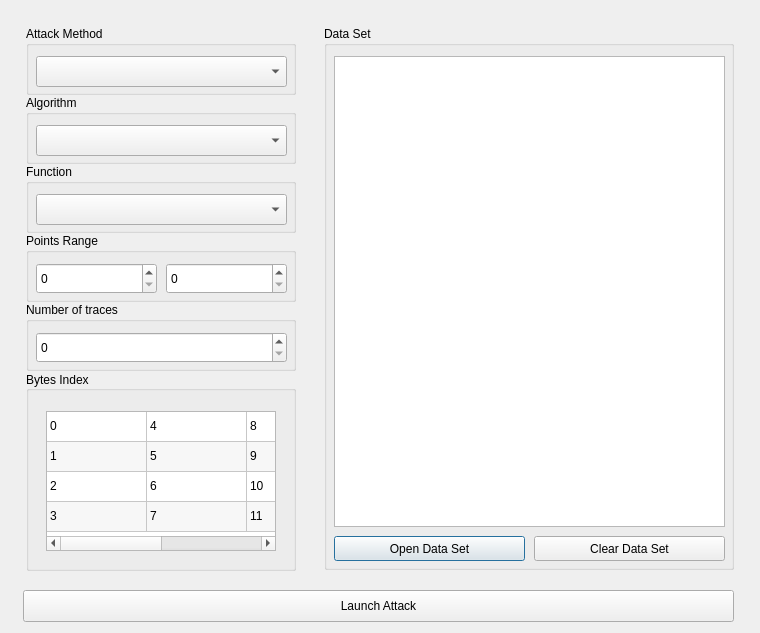
<?xml version="1.0" encoding="UTF-8"?>
<ui version="4.0">
 <class>Attackwindow</class>
 <widget class="QDialog" name="Attackwindow">
  <property name="geometry">
   <rect>
    <x>0</x>
    <y>0</y>
    <width>760</width>
    <height>633</height>
   </rect>
  </property>
  <property name="sizePolicy">
   <sizepolicy hsizetype="Preferred" vsizetype="Fixed">
    <horstretch>0</horstretch>
    <verstretch>69</verstretch>
   </sizepolicy>
  </property>
  <property name="windowTitle">
   <string>Side Channel Attack</string>
  </property>
  <widget class="QWidget" name="left_gbox" native="true">
   <property name="geometry">
    <rect>
     <x>13</x>
     <y>13</y>
     <width>290</width>
     <height>570</height>
    </rect>
   </property>
   <property name="sizePolicy">
    <sizepolicy hsizetype="Fixed" vsizetype="Fixed">
     <horstretch>0</horstretch>
     <verstretch>0</verstretch>
    </sizepolicy>
   </property>
   <property name="minimumSize">
    <size>
     <width>270</width>
     <height>0</height>
    </size>
   </property>
   <property name="maximumSize">
    <size>
     <width>300</width>
     <height>570</height>
    </size>
   </property>
   <widget class="QGroupBox" name="groupBox_4">
    <property name="geometry">
     <rect>
      <x>13</x>
      <y>13</y>
      <width>270</width>
      <height>69</height>
     </rect>
    </property>
    <property name="sizePolicy">
     <sizepolicy hsizetype="Fixed" vsizetype="Fixed">
      <horstretch>0</horstretch>
      <verstretch>0</verstretch>
     </sizepolicy>
    </property>
    <property name="minimumSize">
     <size>
      <width>270</width>
      <height>69</height>
     </size>
    </property>
    <property name="title">
     <string>Attack Method</string>
    </property>
    <widget class="QComboBox" name="methodBox">
     <property name="geometry">
      <rect>
       <x>10</x>
       <y>30</y>
       <width>251</width>
       <height>31</height>
      </rect>
     </property>
     <property name="sizePolicy">
      <sizepolicy hsizetype="Expanding" vsizetype="Expanding">
       <horstretch>0</horstretch>
       <verstretch>0</verstretch>
      </sizepolicy>
     </property>
     <property name="currentText">
      <string/>
     </property>
     <property name="currentIndex">
      <number>-1</number>
     </property>
     <item>
      <property name="text">
       <string>CPA</string>
      </property>
     </item>
    </widget>
   </widget>
   <widget class="QGroupBox" name="groupBox_5">
    <property name="geometry">
     <rect>
      <x>13</x>
      <y>82</y>
      <width>270</width>
      <height>69</height>
     </rect>
    </property>
    <property name="sizePolicy">
     <sizepolicy hsizetype="Fixed" vsizetype="Fixed">
      <horstretch>0</horstretch>
      <verstretch>0</verstretch>
     </sizepolicy>
    </property>
    <property name="minimumSize">
     <size>
      <width>270</width>
      <height>69</height>
     </size>
    </property>
    <property name="title">
     <string>Algorithm</string>
    </property>
    <widget class="QComboBox" name="algoBox">
     <property name="geometry">
      <rect>
       <x>10</x>
       <y>30</y>
       <width>251</width>
       <height>31</height>
      </rect>
     </property>
     <property name="currentText">
      <string/>
     </property>
     <property name="currentIndex">
      <number>-1</number>
     </property>
     <item>
      <property name="text">
       <string>AES</string>
      </property>
     </item>
    </widget>
   </widget>
   <widget class="QGroupBox" name="groupBox_6">
    <property name="geometry">
     <rect>
      <x>13</x>
      <y>151</y>
      <width>270</width>
      <height>69</height>
     </rect>
    </property>
    <property name="sizePolicy">
     <sizepolicy hsizetype="Fixed" vsizetype="Fixed">
      <horstretch>0</horstretch>
      <verstretch>0</verstretch>
     </sizepolicy>
    </property>
    <property name="minimumSize">
     <size>
      <width>270</width>
      <height>69</height>
     </size>
    </property>
    <property name="title">
     <string>Function</string>
    </property>
    <widget class="QComboBox" name="functionBox">
     <property name="geometry">
      <rect>
       <x>10</x>
       <y>30</y>
       <width>251</width>
       <height>31</height>
      </rect>
     </property>
     <property name="currentIndex">
      <number>-1</number>
     </property>
     <item>
      <property name="text">
       <string>1st SBOX output</string>
      </property>
     </item>
    </widget>
   </widget>
   <widget class="QGroupBox" name="groupBox_8">
    <property name="geometry">
     <rect>
      <x>13</x>
      <y>220</y>
      <width>270</width>
      <height>69</height>
     </rect>
    </property>
    <property name="sizePolicy">
     <sizepolicy hsizetype="Fixed" vsizetype="Fixed">
      <horstretch>0</horstretch>
      <verstretch>0</verstretch>
     </sizepolicy>
    </property>
    <property name="minimumSize">
     <size>
      <width>270</width>
      <height>69</height>
     </size>
    </property>
    <property name="title">
     <string>Points Range</string>
    </property>
    <widget class="QSpinBox" name="spinpts_start">
     <property name="geometry">
      <rect>
       <x>10</x>
       <y>30</y>
       <width>121</width>
       <height>31</height>
      </rect>
     </property>
    </widget>
    <widget class="QSpinBox" name="spinpts_end">
     <property name="geometry">
      <rect>
       <x>140</x>
       <y>30</y>
       <width>121</width>
       <height>31</height>
      </rect>
     </property>
    </widget>
   </widget>
   <widget class="QGroupBox" name="groupBox_7">
    <property name="geometry">
     <rect>
      <x>13</x>
      <y>289</y>
      <width>270</width>
      <height>69</height>
     </rect>
    </property>
    <property name="sizePolicy">
     <sizepolicy hsizetype="Fixed" vsizetype="Fixed">
      <horstretch>0</horstretch>
      <verstretch>0</verstretch>
     </sizepolicy>
    </property>
    <property name="minimumSize">
     <size>
      <width>270</width>
      <height>69</height>
     </size>
    </property>
    <property name="title">
     <string>Number of traces</string>
    </property>
    <widget class="QSpinBox" name="spinnb_traces">
     <property name="geometry">
      <rect>
       <x>10</x>
       <y>30</y>
       <width>251</width>
       <height>31</height>
      </rect>
     </property>
    </widget>
   </widget>
   <widget class="QGroupBox" name="groupBox">
    <property name="geometry">
     <rect>
      <x>13</x>
      <y>358</y>
      <width>270</width>
      <height>200</height>
     </rect>
    </property>
    <property name="sizePolicy">
     <sizepolicy hsizetype="Fixed" vsizetype="Fixed">
      <horstretch>0</horstretch>
      <verstretch>0</verstretch>
     </sizepolicy>
    </property>
    <property name="minimumSize">
     <size>
      <width>270</width>
      <height>200</height>
     </size>
    </property>
    <property name="layoutDirection">
     <enum>Qt::LeftToRight</enum>
    </property>
    <property name="title">
     <string>Bytes Index</string>
    </property>
    <property name="alignment">
     <set>Qt::AlignLeading|Qt::AlignLeft|Qt::AlignVCenter</set>
    </property>
    <widget class="QTableWidget" name="byteIdxTable">
     <property name="enabled">
      <bool>true</bool>
     </property>
     <property name="geometry">
      <rect>
       <x>20</x>
       <y>40</y>
       <width>230</width>
       <height>140</height>
      </rect>
     </property>
     <property name="sizePolicy">
      <sizepolicy hsizetype="Expanding" vsizetype="Expanding">
       <horstretch>0</horstretch>
       <verstretch>0</verstretch>
      </sizepolicy>
     </property>
     <property name="mouseTracking">
      <bool>true</bool>
     </property>
     <property name="alternatingRowColors">
      <bool>true</bool>
     </property>
     <property name="selectionMode">
      <enum>QAbstractItemView::MultiSelection</enum>
     </property>
     <property name="showGrid">
      <bool>true</bool>
     </property>
     <property name="gridStyle">
      <enum>Qt::SolidLine</enum>
     </property>
     <property name="sortingEnabled">
      <bool>false</bool>
     </property>
     <property name="rowCount">
      <number>4</number>
     </property>
     <property name="columnCount">
      <number>4</number>
     </property>
     <attribute name="horizontalHeaderVisible">
      <bool>false</bool>
     </attribute>
     <attribute name="verticalHeaderVisible">
      <bool>false</bool>
     </attribute>
     <row/>
     <row/>
     <row/>
     <row/>
     <column/>
     <column/>
     <column/>
     <column/>
     <item row="0" column="0">
      <property name="text">
       <string>0</string>
      </property>
     </item>
     <item row="0" column="1">
      <property name="text">
       <string>4</string>
      </property>
     </item>
     <item row="0" column="2">
      <property name="text">
       <string>8</string>
      </property>
     </item>
     <item row="0" column="3">
      <property name="text">
       <string>12</string>
      </property>
     </item>
     <item row="1" column="0">
      <property name="text">
       <string>1</string>
      </property>
     </item>
     <item row="1" column="1">
      <property name="text">
       <string>5</string>
      </property>
     </item>
     <item row="1" column="2">
      <property name="text">
       <string>9</string>
      </property>
     </item>
     <item row="1" column="3">
      <property name="text">
       <string>13</string>
      </property>
     </item>
     <item row="2" column="0">
      <property name="text">
       <string>2</string>
      </property>
     </item>
     <item row="2" column="1">
      <property name="text">
       <string>6</string>
      </property>
     </item>
     <item row="2" column="2">
      <property name="text">
       <string>10</string>
      </property>
     </item>
     <item row="2" column="3">
      <property name="text">
       <string>14</string>
      </property>
     </item>
     <item row="3" column="0">
      <property name="text">
       <string>3</string>
      </property>
     </item>
     <item row="3" column="1">
      <property name="text">
       <string>7</string>
      </property>
     </item>
     <item row="3" column="2">
      <property name="text">
       <string>11</string>
      </property>
     </item>
     <item row="3" column="3">
      <property name="text">
       <string>15</string>
      </property>
     </item>
    </widget>
   </widget>
  </widget>
  <widget class="QWidget" name="widget" native="true">
   <property name="geometry">
    <rect>
     <x>311</x>
     <y>13</y>
     <width>436</width>
     <height>570</height>
    </rect>
   </property>
   <property name="sizePolicy">
    <sizepolicy hsizetype="Fixed" vsizetype="Fixed">
     <horstretch>0</horstretch>
     <verstretch>0</verstretch>
    </sizepolicy>
   </property>
   <property name="minimumSize">
    <size>
     <width>0</width>
     <height>0</height>
    </size>
   </property>
   <property name="maximumSize">
    <size>
     <width>16777215</width>
     <height>570</height>
    </size>
   </property>
   <widget class="QGroupBox" name="groupBox_2">
    <property name="geometry">
     <rect>
      <x>13</x>
      <y>13</y>
      <width>410</width>
      <height>544</height>
     </rect>
    </property>
    <property name="sizePolicy">
     <sizepolicy hsizetype="Fixed" vsizetype="Expanding">
      <horstretch>0</horstretch>
      <verstretch>0</verstretch>
     </sizepolicy>
    </property>
    <property name="minimumSize">
     <size>
      <width>410</width>
      <height>0</height>
     </size>
    </property>
    <property name="title">
     <string>Data Set</string>
    </property>
    <widget class="QTableWidget" name="tableWidget">
     <property name="geometry">
      <rect>
       <x>10</x>
       <y>30</y>
       <width>391</width>
       <height>471</height>
      </rect>
     </property>
     <property name="maximumSize">
      <size>
       <width>511</width>
       <height>16777215</height>
      </size>
     </property>
     <property name="font">
      <font>
       <family>DejaVu Sans Mono</family>
       <pointsize>8</pointsize>
       <weight>50</weight>
       <italic>false</italic>
       <bold>false</bold>
      </font>
     </property>
     <property name="sizeAdjustPolicy">
      <enum>QAbstractScrollArea::AdjustToContents</enum>
     </property>
     <property name="editTriggers">
      <set>QAbstractItemView::NoEditTriggers</set>
     </property>
     <property name="selectionMode">
      <enum>QAbstractItemView::NoSelection</enum>
     </property>
     <property name="columnCount">
      <number>1</number>
     </property>
     <attribute name="horizontalHeaderVisible">
      <bool>false</bool>
     </attribute>
     <attribute name="horizontalHeaderStretchLastSection">
      <bool>true</bool>
     </attribute>
     <attribute name="verticalHeaderStretchLastSection">
      <bool>false</bool>
     </attribute>
     <column/>
    </widget>
    <widget class="QPushButton" name="DataButton">
     <property name="geometry">
      <rect>
       <x>10</x>
       <y>510</y>
       <width>191</width>
       <height>25</height>
      </rect>
     </property>
     <property name="text">
      <string>Open Data Set</string>
     </property>
    </widget>
    <widget class="QPushButton" name="ClearButton">
     <property name="geometry">
      <rect>
       <x>210</x>
       <y>510</y>
       <width>191</width>
       <height>25</height>
      </rect>
     </property>
     <property name="text">
      <string>Clear Data Set</string>
     </property>
    </widget>
   </widget>
  </widget>
  <widget class="QWidget" name="widget" native="true">
   <property name="geometry">
    <rect>
     <x>13</x>
     <y>590</y>
     <width>735</width>
     <height>41</height>
    </rect>
   </property>
   <widget class="QPushButton" name="attackButton">
    <property name="geometry">
     <rect>
      <x>10</x>
      <y>0</y>
      <width>711</width>
      <height>32</height>
     </rect>
    </property>
    <property name="text">
     <string>Launch Attack</string>
    </property>
   </widget>
  </widget>
 </widget>
 <resources/>
 <connections/>
</ui>
